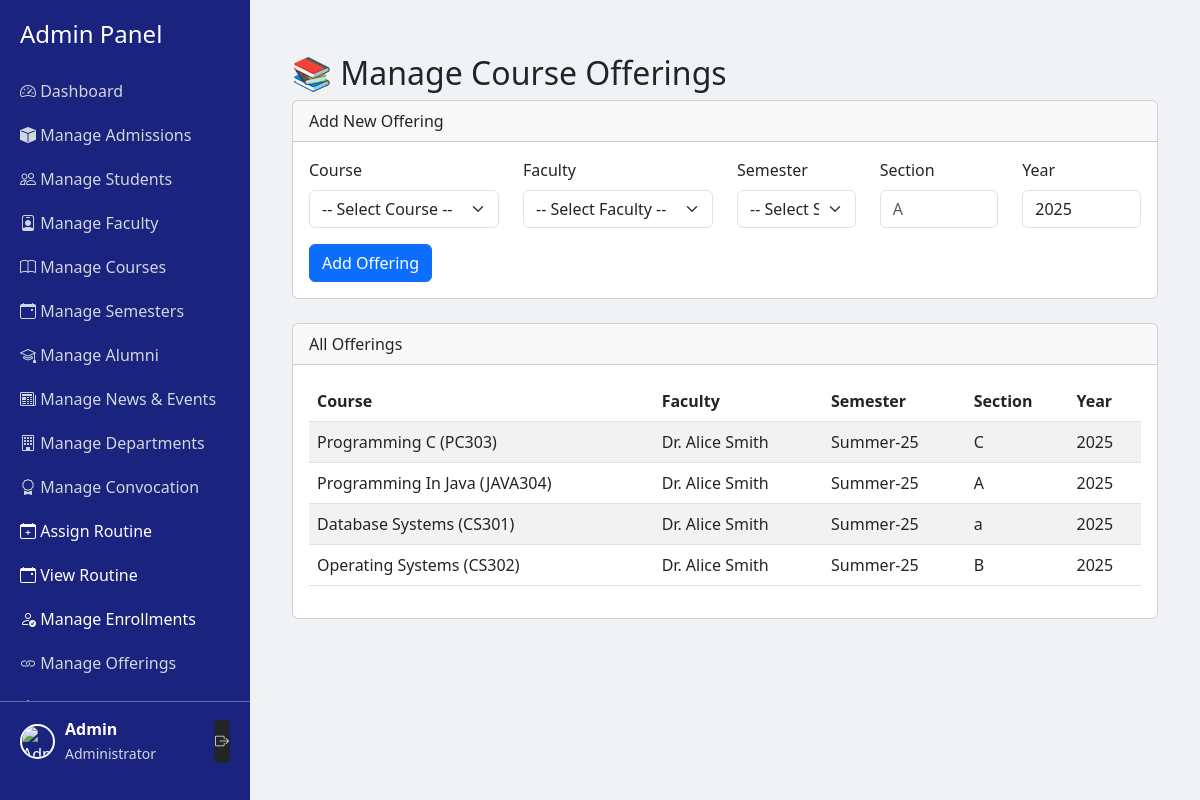
/admin/manage_offerings.php (signed in), run on the app's committed database.
### tables this page shows
CREATE TABLE `course_offerings` (
  `id` int(11) NOT NULL,
  `course_id` int(11) NOT NULL,
  `faculty_id` int(11) NOT NULL,
  `semester_id` int(11) NOT NULL,
  `section` varchar(10) NOT NULL,
  `year` year(4) NOT NULL,
  `created_at` timestamp NOT NULL DEFAULT current_timestamp()
);

CREATE TABLE `courses` (
  `course_id` int(11) NOT NULL,
  `course_name` varchar(150) NOT NULL,
  `course_code` varchar(50) NOT NULL,
  `department` varchar(100) DEFAULT NULL,
  `faculty_id` int(11) DEFAULT NULL,
  `semester` varchar(50) DEFAULT NULL,
  `created_at` timestamp NOT NULL DEFAULT current_timestamp()
);

CREATE TABLE `faculty` (
  `faculty_id` int(11) NOT NULL,
  `user_id` int(11) NOT NULL,
  `full_name` varchar(150) NOT NULL,
  `designation` varchar(100) DEFAULT NULL,
  `department` varchar(100) DEFAULT NULL,
  `contact` varchar(50) DEFAULT NULL,
  `address` text DEFAULT NULL,
  `hire_date` date DEFAULT NULL
);

CREATE TABLE `semesters` (
  `semester_id` int(11) NOT NULL,
  `name` varchar(100) NOT NULL,
  `start_date` date DEFAULT NULL,
  `end_date` date DEFAULT NULL,
  `fee` decimal(10,2) DEFAULT 0.00,
  `created_at` timestamp NOT NULL DEFAULT current_timestamp(),
  `semester_name` varchar(100) DEFAULT NULL
);

### admin/manage_offerings.php (the view, shortened to what this page needs)
<?php
require_once __DIR__ . "/../app/config/db.php";
$offerings = $DB_con->query("
    SELECT o.id, c.course_name, c.course_code, f.full_name AS faculty_name, s.name AS semester_name, o.section, o.year
    FROM course_offerings o
    JOIN courses c ON o.course_id = c.course_id
    JOIN faculty f ON o.faculty_id = f.faculty_id
    JOIN semesters s ON o.semester_id = s.semester_id
    ORDER BY o.year DESC, s.start_date DESC
")->fetchAll(PDO::FETCH_ASSOC);
include 'admin_header.php';
?>
<div class="container mt-4">
    <h2>📚 Manage Course Offerings</h2>
    <div class="card mb-4">
        <div class="card-header">Add New Offering</div>
        <div class="card-body">
            <form method="post">
                <div class="row">
                    <div class="col-md-3 mb-3">
                        <label class="form-label">Course</label>
                        <select name="course_id" class="form-select" required>
                            <option value="">-- Select Course --</option>
                        </select>
                    </div>
                    <div class="col-md-3 mb-3">
                        <label class="form-label">Faculty</label>
                        <select name="faculty_id" class="form-select" required>
                            <option value="">-- Select Faculty --</option>
                        </select>
                    </div>
                    <div class="col-md-2 mb-3">
                        <label class="form-label">Semester</label>
                        <select name="semester_id" class="form-select" required>
                            <option value="">-- Select Semester --</option>
                        </select>
                    </div>
                    <div class="col-md-2 mb-3">
                        <label class="form-label">Section</label>
                        <input type="text" name="section" class="form-control" placeholder="A" required>
                    </div>
                    <div class="col-md-2 mb-3">
                        <label class="form-label">Year</label>
                        <input type="number" name="year" class="form-control" value="<?= date('Y') ?>" required>
                    </div>
                </div>
                <button type="submit" class="btn btn-primary">Add Offering</button>
            </form>
        </div>
    </div>
    <div class="card">
        <div class="card-header">All Offerings</div>
        <div class="card-body">
            <table class="table table-striped">
                <thead>
                    <tr>
                        <th>Course</th>
                        <th>Faculty</th>
                        <th>Semester</th>
                        <th>Section</th>
                        <th>Year</th>
                    </tr>
                </thead>
                <tbody>
                    <?php foreach ($offerings as $o): ?>
                        <tr>
                            <td><?= htmlspecialchars($o['course_name']) ?> (<?= $o['course_code'] ?>)</td>
                            <td><?= htmlspecialchars($o['faculty_name']) ?></td>
                            <td><?= htmlspecialchars($o['semester_name']) ?></td>
                            <td><?= htmlspecialchars($o['section']) ?></td>
                            <td><?= htmlspecialchars($o['year']) ?></td>
                        </tr>
                    <?php endforeach; ?>
                </tbody>
            </table>
        </div>
    </div>
</div>
<?php include 'admin_footer.php'; ?>

### admin/admin_header.php (style rules this page uses)
body { display: flex; min-height: 100vh; margin: 0; }

### data on the page
course_offerings: course.course_name "Programming C", course.course_code "PC303", faculty.full_name "Dr. Alice Smith", semester.name "Summer-25", section "C", year "2025"
course_offerings: course.course_name "Programming In Java", course.course_code "JAVA304", faculty.full_name "Dr. Alice Smith", semester.name "Summer-25", section "A", year "2025"
course_offerings: course.course_name "Database Systems", course.course_code "CS301", faculty.full_name "Dr. Alice Smith", semester.name "Summer-25", section "a", year "2025"
course_offerings: course.course_name "Operating Systems", course.course_code "CS302", faculty.full_name "Dr. Alice Smith", semester.name "Summer-25", section "B", year "2025"

### other printed values
$_SESSION['admin_name'] "Admin"
